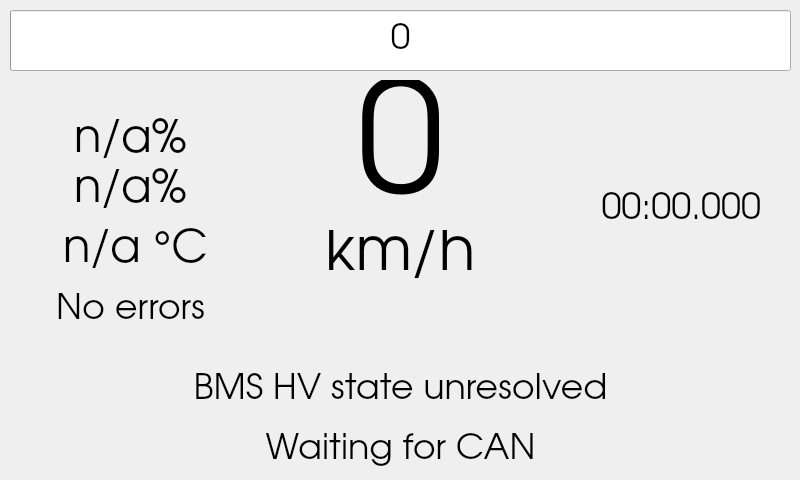
<?xml version="1.0" encoding="UTF-8"?>
<ui version="4.0">
 <class>MainWindow</class>
 <widget class="QMainWindow" name="MainWindow">
  <property name="geometry">
   <rect>
    <x>0</x>
    <y>0</y>
    <width>800</width>
    <height>480</height>
   </rect>
  </property>
  <property name="font">
   <font>
    <pointsize>11</pointsize>
   </font>
  </property>
  <property name="windowTitle">
   <string>MainWindow</string>
  </property>
  <widget class="QWidget" name="centralwidget">
   <widget class="QProgressBar" name="powerBar">
    <property name="geometry">
     <rect>
      <x>10</x>
      <y>10</y>
      <width>781</width>
      <height>61</height>
     </rect>
    </property>
    <property name="font">
     <font>
      <family>URW Gothic</family>
      <pointsize>26</pointsize>
     </font>
    </property>
    <property name="autoFillBackground">
     <bool>false</bool>
    </property>
    <property name="maximum">
     <number>6000</number>
    </property>
    <property name="value">
     <number>0</number>
    </property>
    <property name="format">
     <string>%v</string>
    </property>
   </widget>
   <widget class="QLabel" name="speed">
    <property name="geometry">
     <rect>
      <x>270</x>
      <y>80</y>
      <width>261</width>
      <height>151</height>
     </rect>
    </property>
    <property name="font">
     <font>
      <family>URW Gothic</family>
      <pointsize>116</pointsize>
     </font>
    </property>
    <property name="text">
     <string>0</string>
    </property>
    <property name="alignment">
     <set>Qt::AlignCenter</set>
    </property>
   </widget>
   <widget class="QLabel" name="units">
    <property name="geometry">
     <rect>
      <x>280</x>
      <y>230</y>
      <width>241</width>
      <height>51</height>
     </rect>
    </property>
    <property name="font">
     <font>
      <family>URW Gothic</family>
      <pointsize>45</pointsize>
     </font>
    </property>
    <property name="text">
     <string>km/h</string>
    </property>
    <property name="alignment">
     <set>Qt::AlignCenter</set>
    </property>
   </widget>
   <widget class="QLabel" name="hvsoc">
    <property name="geometry">
     <rect>
      <x>10</x>
      <y>110</y>
      <width>241</width>
      <height>61</height>
     </rect>
    </property>
    <property name="font">
     <font>
      <family>URW Gothic</family>
      <pointsize>34</pointsize>
     </font>
    </property>
    <property name="text">
     <string>n/a%</string>
    </property>
    <property name="alignment">
     <set>Qt::AlignCenter</set>
    </property>
   </widget>
   <widget class="QLabel" name="temperature">
    <property name="geometry">
     <rect>
      <x>0</x>
      <y>220</y>
      <width>271</width>
      <height>61</height>
     </rect>
    </property>
    <property name="font">
     <font>
      <family>URW Gothic</family>
      <pointsize>34</pointsize>
     </font>
    </property>
    <property name="text">
     <string>n/a °C</string>
    </property>
    <property name="alignment">
     <set>Qt::AlignCenter</set>
    </property>
   </widget>
   <widget class="QLabel" name="can">
    <property name="geometry">
     <rect>
      <x>260</x>
      <y>430</y>
      <width>281</width>
      <height>41</height>
     </rect>
    </property>
    <property name="font">
     <font>
      <family>URW Gothic</family>
      <pointsize>26</pointsize>
     </font>
    </property>
    <property name="text">
     <string>Waiting for CAN</string>
    </property>
    <property name="alignment">
     <set>Qt::AlignCenter</set>
    </property>
   </widget>
   <widget class="QLabel" name="errorCounter">
    <property name="geometry">
     <rect>
      <x>10</x>
      <y>290</y>
      <width>241</width>
      <height>41</height>
     </rect>
    </property>
    <property name="font">
     <font>
      <family>URW Gothic</family>
      <pointsize>26</pointsize>
     </font>
    </property>
    <property name="text">
     <string>No errors</string>
    </property>
    <property name="alignment">
     <set>Qt::AlignCenter</set>
    </property>
   </widget>
   <widget class="QLabel" name="error">
    <property name="geometry">
     <rect>
      <x>10</x>
      <y>10</y>
      <width>781</width>
      <height>61</height>
     </rect>
    </property>
    <property name="font">
     <font>
      <family>URW Gothic</family>
      <pointsize>40</pointsize>
     </font>
    </property>
    <property name="styleSheet">
     <string notr="true">color: red;</string>
    </property>
    <property name="text">
     <string/>
    </property>
    <property name="alignment">
     <set>Qt::AlignCenter</set>
    </property>
   </widget>
   <widget class="QLabel" name="sector2">
    <property name="geometry">
     <rect>
      <x>560</x>
      <y>180</y>
      <width>201</width>
      <height>61</height>
     </rect>
    </property>
    <property name="font">
     <font>
      <family>URW Gothic</family>
      <pointsize>27</pointsize>
     </font>
    </property>
    <property name="text">
     <string>00:00.000</string>
    </property>
    <property name="alignment">
     <set>Qt::AlignRight|Qt::AlignTrailing|Qt::AlignVCenter</set>
    </property>
   </widget>
   <widget class="QLabel" name="lvsoc">
    <property name="geometry">
     <rect>
      <x>10</x>
      <y>160</y>
      <width>241</width>
      <height>61</height>
     </rect>
    </property>
    <property name="font">
     <font>
      <family>URW Gothic</family>
      <pointsize>34</pointsize>
     </font>
    </property>
    <property name="text">
     <string>n/a%</string>
    </property>
    <property name="alignment">
     <set>Qt::AlignCenter</set>
    </property>
   </widget>
   <widget class="QLabel" name="bms_hv_state">
    <property name="geometry">
     <rect>
      <x>10</x>
      <y>370</y>
      <width>781</width>
      <height>41</height>
     </rect>
    </property>
    <property name="font">
     <font>
      <family>URW Gothic</family>
      <pointsize>26</pointsize>
     </font>
    </property>
    <property name="text">
     <string>BMS HV state unresolved</string>
    </property>
    <property name="alignment">
     <set>Qt::AlignCenter</set>
    </property>
   </widget>
  </widget>
 </widget>
 <resources/>
 <connections/>
</ui>
